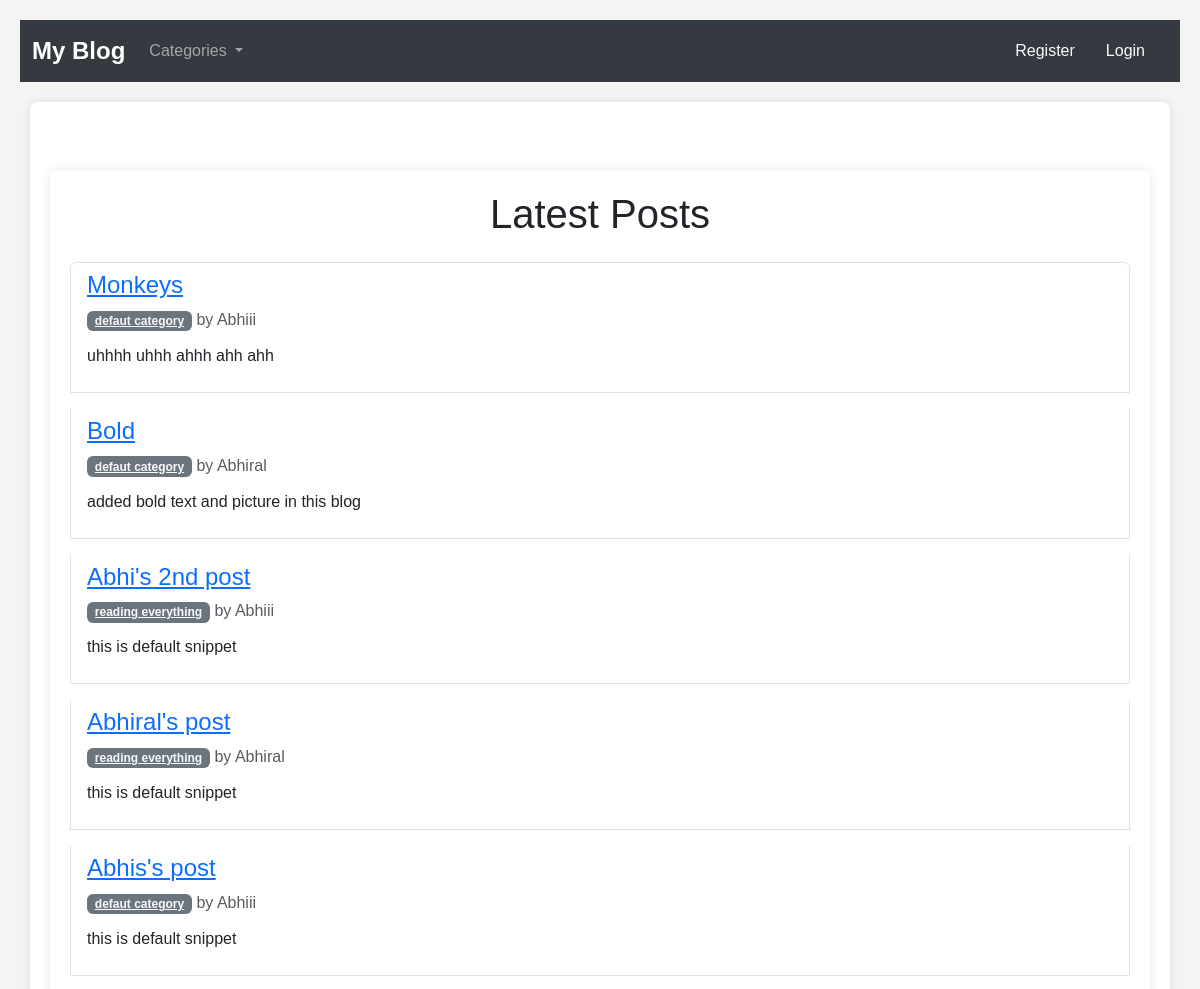
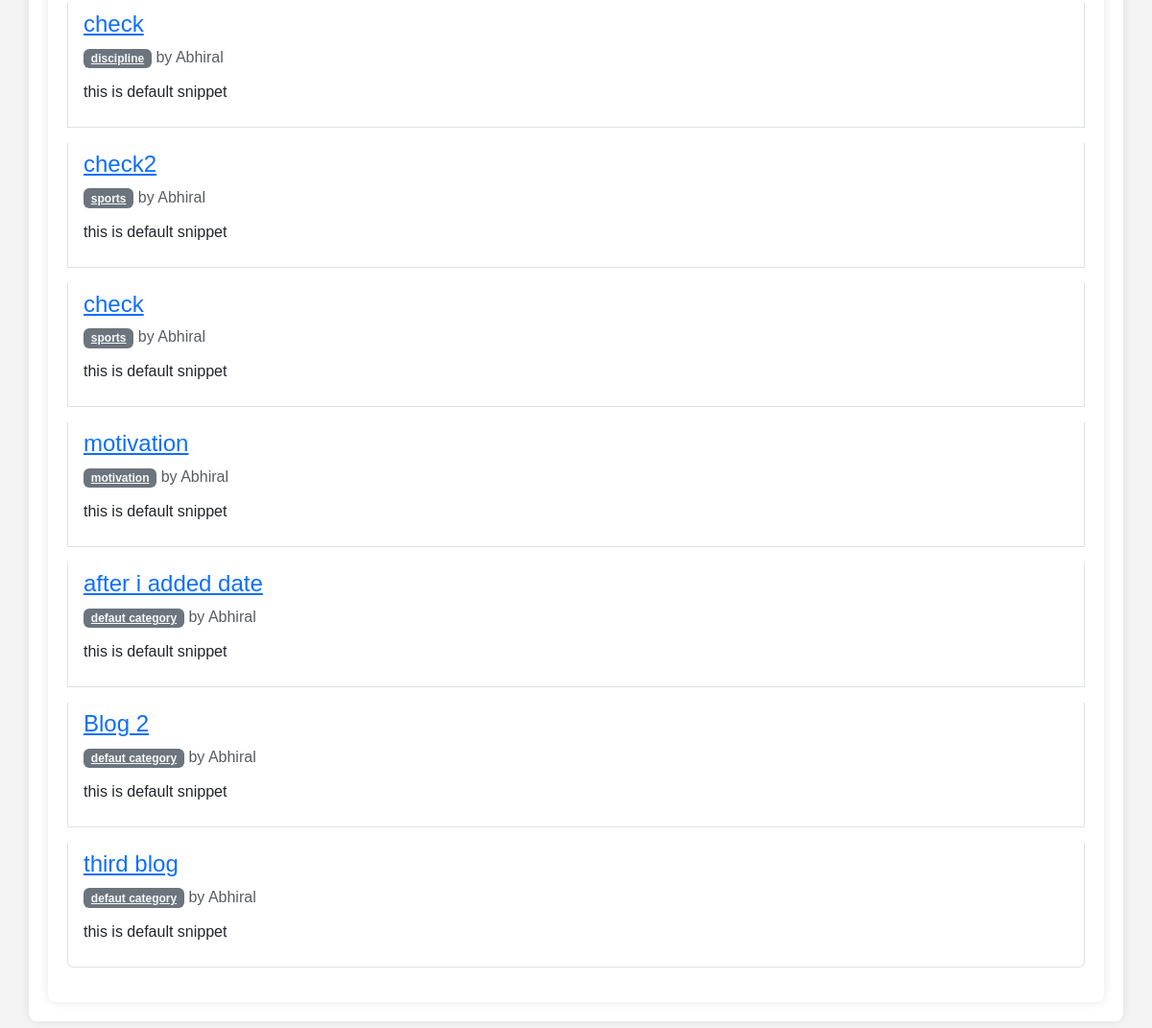
The page / on the database its author committed (2 pictures, top to bottom).
### theblog/models.py (models this page shows, shortened)
class Post(models.Model):
    title = models.CharField(max_length=255)
    header_image = models.ImageField(null=True,blank=True,upload_to="images/")
    author = models.ForeignKey(User, on_delete=models.CASCADE)
    category = models.CharField(max_length=255,default="defaut category")
    body = RichTextField(blank=True,null=True)
    snippet = models.CharField(max_length=255,default="this is default snippet")
    post_date = models.DateTimeField(auto_now_add=True)
    likes = models.ManyToManyField(User,related_name='blog_posts')

### theblog/views.py (the view)
# urls.py: path('',HomeView.as_view(), name="home"),
class HomeView(ListView):
    model = Post
    template_name = 'home.html'
    ordering = ['-post_date']
    def get_context_data(self, *args,**kwargs) :
        cat_menu = Category.objects.all()
        context = super().get_context_data(*args,**kwargs)
        context["cat_menu"] = cat_menu
        return context

### theblog/models.py (called while the page is built)
    def __str__(self):
        return self.name

### theblog/templates/home.html (shortened to what this page needs)
{% extends "base.html" %}
{% block content %}
<div class="container mt-5">
    <h1 class="text-center mb-4">Latest Posts</h1>
    <ul class="list-group">
        {% for post in object_list %}
        <li class="list-group-item mb-3">
            <div class="d-flex justify-content-between align-items-center">
                <div>
                    <h4>
                        <a href="{% url 'article-detail' post.pk %}" class="text-primary">{{ post.title }}</a>
                    </h4>
                    <p class="mb-1">
                        <a href="{% url 'category' post.category|slugify %}" class="badge bg-secondary text-light">
                            {{ post.category }}
                        </a>
                        <span class="text-muted">by {{ post.author.username }}</span>
                    </p>
                </div>
            </div>
            <p class="mt-2">{{ post.snippet }}</p>
        </li>
        {% endfor %}
    </ul>
</div>
{% endblock content %}

### theblog/templates/base.html (style rules this page uses)
body { padding: 20px; font-family: Arial, sans-serif; background-color: #f4f4f4; margin: 0; }
.container { margin-top: 20px; background-color: white; padding: 20px; border-radius: 8px; box-shadow: 0 0 10px rgba(0, 0, 0, 0.1); }

### rows shown on the page
Post: title "Monkeys", category "defaut category", author.username "Abhiii", snippet "uhhhh uhhh ahhh ahh ahh"
Post: title "Bold", category "defaut category", author.username "Abhiral", snippet "added bold text and picture in this blog"
Post: title "Abhi's 2nd post", category "reading everything", author.username "Abhiii", snippet "this is default snippet"
Post: title "Abhiral's post", category "reading everything", author.username "Abhiral", snippet "this is default snippet"
Post: title "Abhis's post", category "defaut category", author.username "Abhiii", snippet "this is default snippet"
Post: title "check", category "discipline", author.username "Abhiral", snippet "this is default snippet"
Post: title "check2", category "sports", author.username "Abhiral", snippet "this is default snippet"
Post: title "check", category "sports", author.username "Abhiral", snippet "this is default snippet"
Post: title "motivation", category "motivation", author.username "Abhiral", snippet "this is default snippet"
Post: title "after i added date", category "defaut category", author.username "Abhiral", snippet "this is default snippet"
Post: title "Blog 2", category "defaut category", author.username "Abhiral", snippet "this is default snippet"
Post: title "third blog", category "defaut category", author.username "Abhiral", snippet "this is default snippet"
